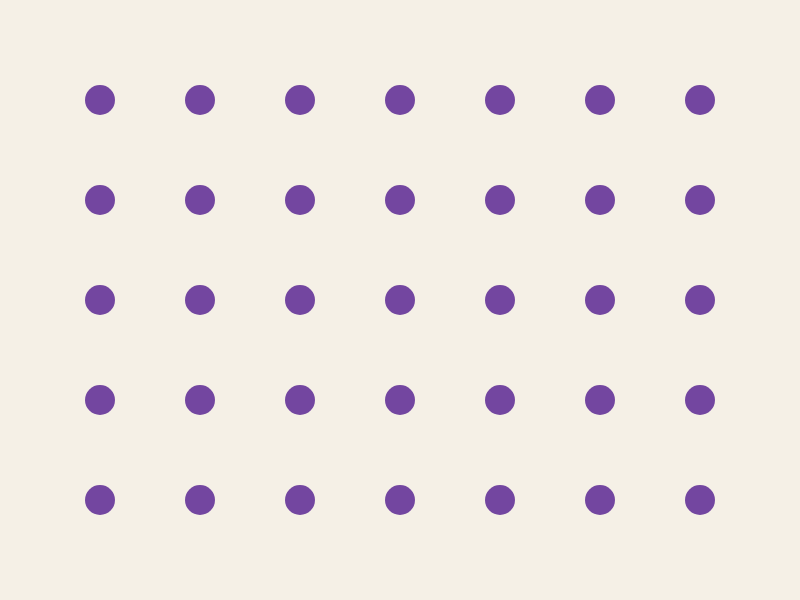
Frame 1 (no input)
Frame 60 (no input): identical to frame 1, image omitted
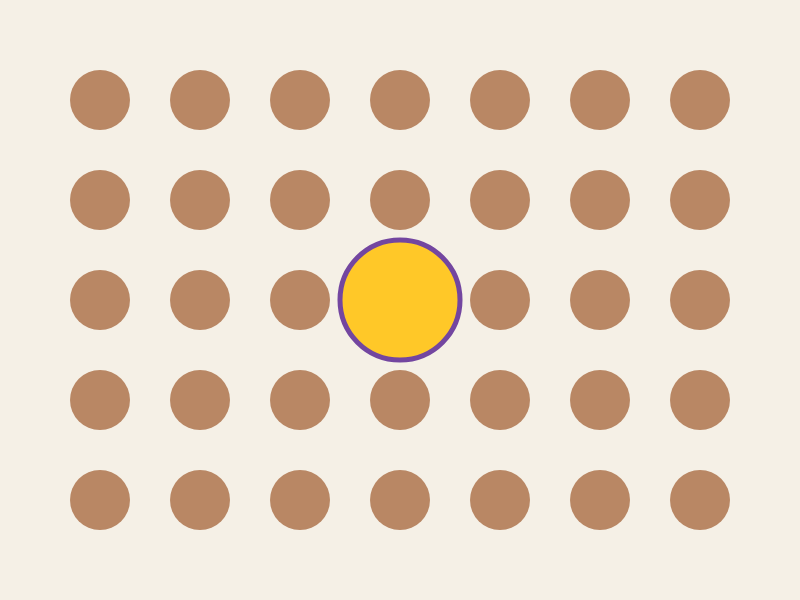
Frame 120 (the mouse pressed at the canvas centre since frame 60)

The p5.js sketch that drew these frames (run headless with seeded random() and noise() and a simulated clock; from frame 60 on, the mouse is pressed at the canvas centre):

// p5.js sketch
// ── sketch.js
function setup() {
  createCanvas(800, 600);
}

function draw() {
  background(245, 240, 230);

  let roxo = color(115, 70, 160);
  let amarelo = color(255, 200, 40);

  let transicao = map(mouseX, 0, width, 0, 1);
  transicao = constrain(transicao, 0, 1);

  let corDegrade = lerpColor(roxo, amarelo, transicao);

  // Degradê de tamanho
  let tamanho = map(mouseX, 0, width, 30, 90);
  tamanho = constrain(tamanho, 30, 90);

  // Condição 1: muda o espaçamento da composição
  let espacamento;

  if (mouseX < width / 2) {
    espacamento = 100;
  } else {
    espacamento = 100;
  }

  for (let x = 100; x <= 700; x += espacamento) {
    for (let y = 100; y <= 500; y += espacamento) {
      noStroke();
      fill(corDegrade);
      circle(x, y, tamanho);
    }
  }

  // Condição 2: clique do rato
  if (mouseIsPressed) {
    fill(255, 200, 40);
    stroke(115, 70, 160);
    strokeWeight(5);
    circle(mouseX, mouseY, 120);
  } else {
    noStroke();
  }
}
